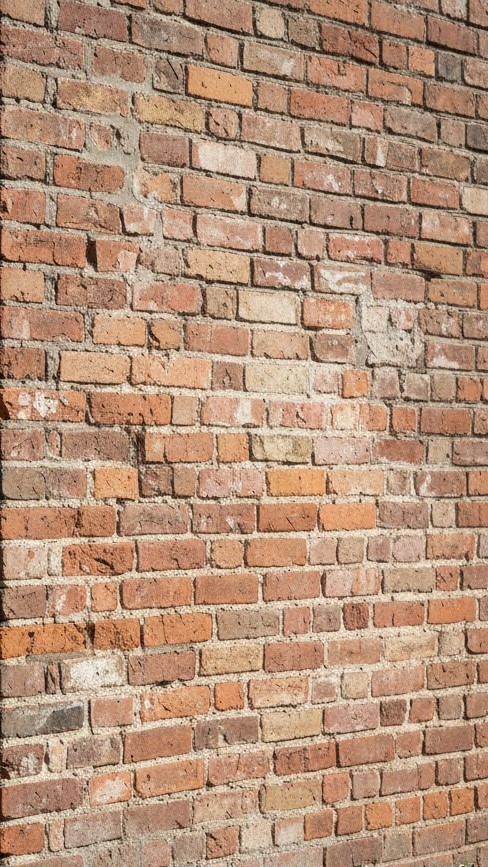
#> input picture Paper-1(Industrial_vision)/unit-1/brick_Wall.jpg, 488 x 867 px
$ python SIFT_ORB.py
#> lines starting #> are read from the running program, lines starting #| are printed output that depends on the picture
import cv2
import matplotlib.pyplot as plt
\
img = cv2.imread("brick_Wall.jpg", cv2.IMREAD_GRAYSCALE)
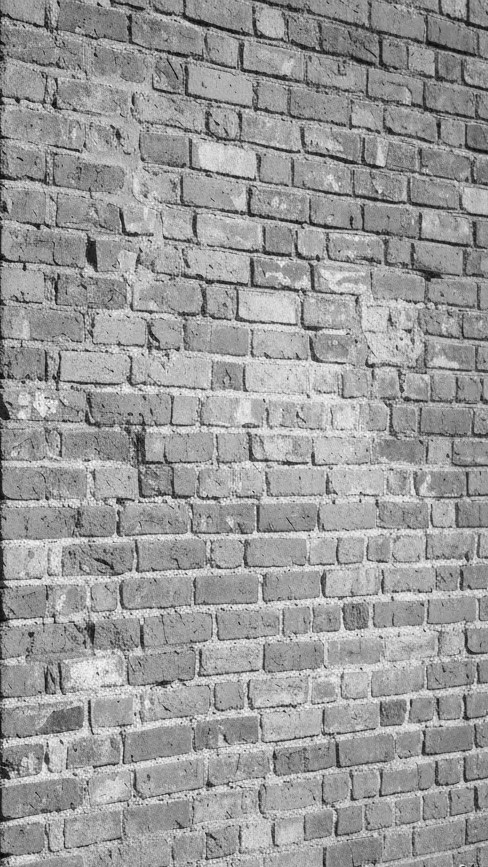
#> img: shape (867, 488); min 0, max 255, mean 153.9

# -------- SIFT Keypoints --------
sift = cv2.SIFT_create()
kp_sift, des_sift = sift.detectAndCompute(img, None)
#> kp_sift = 5598 keypoints; strongest (x, y, size): (232, 787, 1.9), (98, 4, 2.3), (61, 742, 2.4), (334, 502, 2.2)
img_sift = cv2.drawKeypoints(img, kp_sift, None, flags=cv2.DRAW_MATCHES_FLAGS_DRAW_RICH_KEYPOINTS)
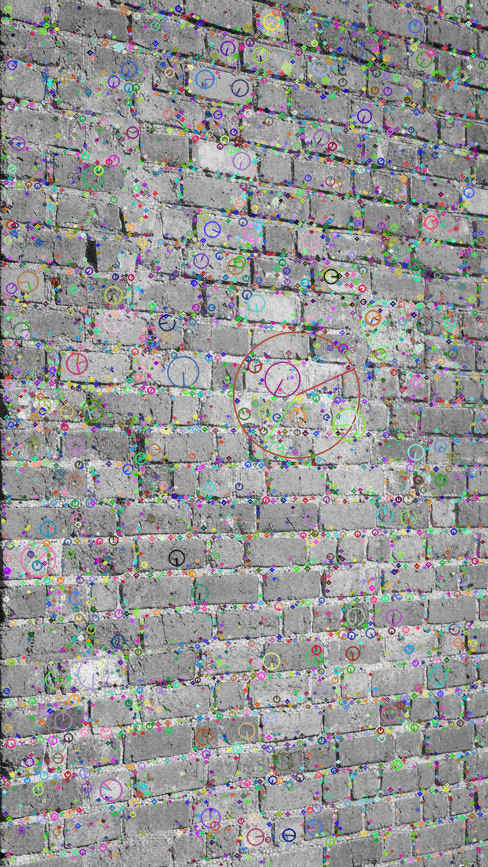
#> img_sift: shape (867, 488, 3); mean of channels 0, 1, 2 149.6, 149.7, 149.8; drawn as B, G, R

# -------- ORB Keypoints --------
orb = cv2.ORB_create(nfeatures=500)
kp_orb, des_orb = orb.detectAndCompute(img, None)
#> kp_orb = 500 keypoints; strongest (x, y, size): (294, 707, 31), (380, 796, 31), (47, 499, 31), (382, 794, 37.2)
img_orb = cv2.drawKeypoints(img, kp_orb, None, flags=cv2.DRAW_MATCHES_FLAGS_DRAW_RICH_KEYPOINTS)
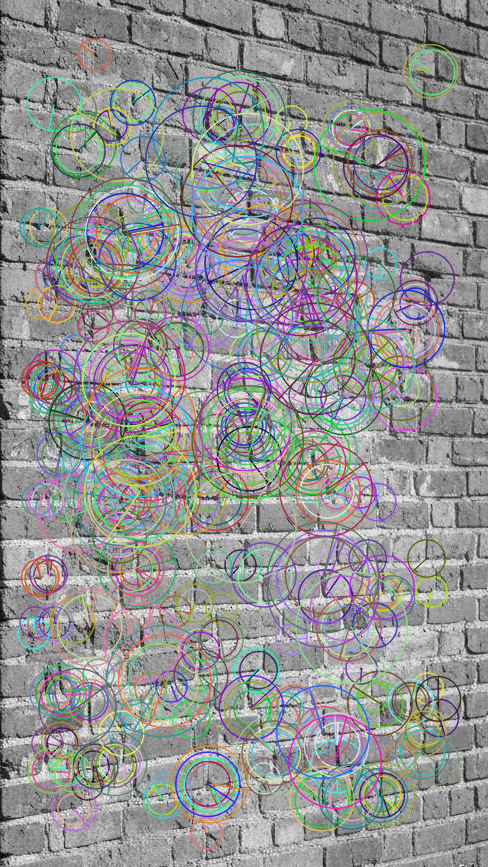
#> img_orb: shape (867, 488, 3); mean of channels 0, 1, 2 146.4, 147.1, 146.3; drawn as B, G, R

plt.figure(figsize=(12,6))
plt.subplot(1,2,1)
plt.title(f"SIFT Keypoints ({len(kp_sift)})")
plt.imshow(img_sift, cmap='gray')
plt.axis("off")
plt.subplot(1,2,2)
plt.title(f"ORB Keypoints ({len(kp_orb)})")
plt.imshow(img_orb, cmap='gray')
plt.axis("off")
plt.show()
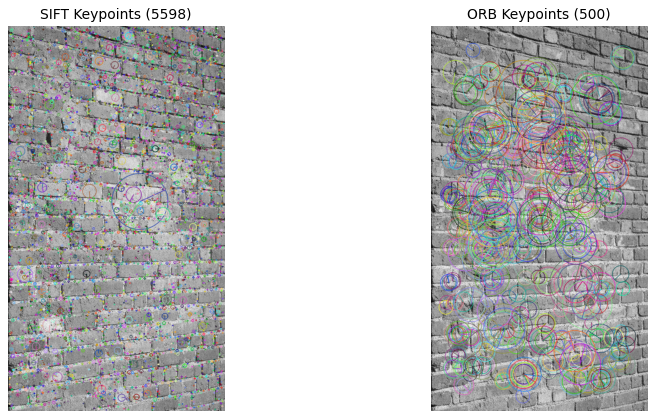
#> figure drawn by matplotlib, 2 panels
